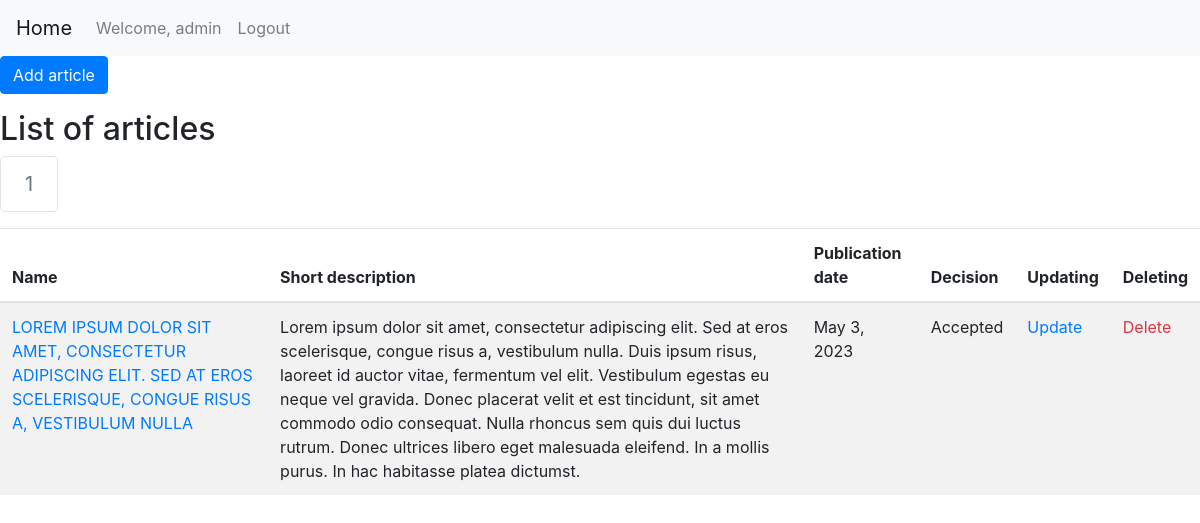
/my_articles/1 (signed in), run on an earlier commit of the app's database.
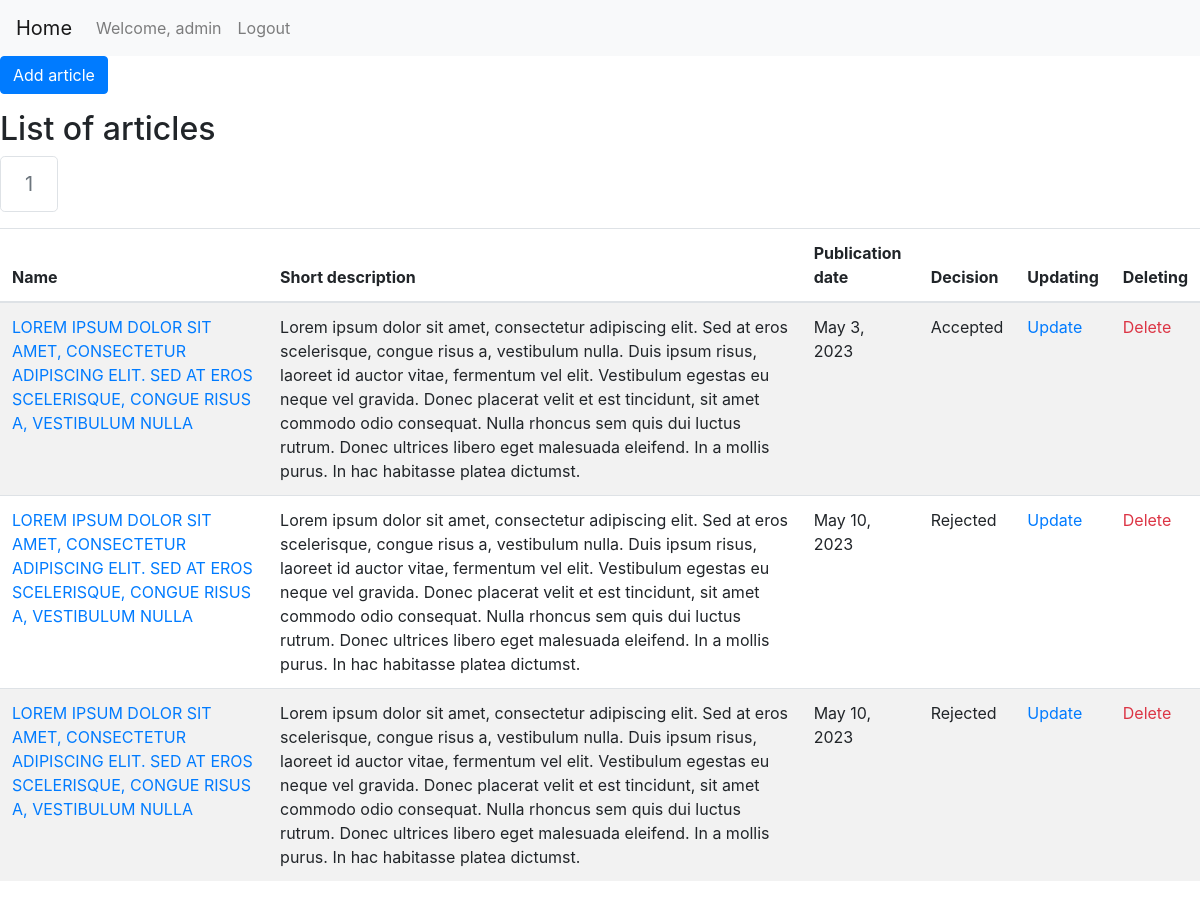
And on a later commit of the database.
### journal_website/models.py (models this page shows, shortened)
class Article(models.Model):
    name = models.ForeignKey(String, related_name="article_name", on_delete=models.CASCADE)
    short_description = models.ForeignKey(String, related_name="article_short_description", on_delete=models.CASCADE)
    publication_date = models.DateField()
    file_name = models.TextField()
    authors = models.ForeignKey(String, related_name="article_authors", on_delete=models.CASCADE)
    user = models.ForeignKey(User, related_name="article_custom_user", on_delete=models.SET_NULL, null=True)
    volume = models.ForeignKey(Volume, related_name="article_volume", on_delete=models.SET_NULL, null=True)
    category = models.ForeignKey(Category, related_name="article_category", on_delete=models.SET_NULL, null=True)
    DECISIONS = [("accepted", "Accepted"), ("rejected", "Rejected"), ("awaiting_decision", "Awaiting decision")]
    decision = models.CharField(max_length=20, choices=DECISIONS)
    class Meta:
        verbose_name_plural = "articles"

class String(models.Model):
    russian = models.TextField()
    english = models.TextField(blank=True, null=True)
    def __str__(self):
        return self.english
    class Meta:
        verbose_name_plural = "strings"

### journal_website/views.py (the view)
# urls.py: path("my_articles/<int:number_of_page>", views.display_page_with_articles_for_specific_user, name="specific_user_articles_with_pagination"),
@login_required
def display_page_with_articles_for_specific_user(request: WSGIRequest, number_of_page: int) -> HttpResponse:
	pagination_for_articles = article.get_pagination_for_list_of_articles(list_of_articles=article.get_all_articles_for_user(request.user), number_of_articles_per_page=5, number_of_page_to_display=number_of_page)
	return render(request, "article/articles_for_specific_user.html", {"pagination_for_articles": pagination_for_articles})

### journal_website/repositories/ArticleRepository.py (called while the page is built)
    def get_all_articles_for_user(self, user: SimpleLazyObject) -> QuerySet:
        return self.__article_model.objects.filter(user=user)

    def get_pagination_for_list_of_articles(self, list_of_articles: QuerySet, number_of_articles_per_page: int, number_of_page_to_display: int) -> Page:
        paginator = Paginator(list_of_articles, per_page=number_of_articles_per_page)
        return paginator.get_page(number_of_page_to_display)

### journal_website/templates/article/articles_for_specific_user.html (shortened to what this page needs)
{% extends 'main/layout.html' %}
{% block body %}
{% load crispy_forms_tags %}
<body>
<nav class="navbar navbar-expand-lg navbar-light bg-light">
    <a class="navbar-brand" href="/">Home</a>
    <div class="collapse navbar-collapse" id="navbarText">
      <ul class="navbar-nav mr-auto">
        {% if user.is_authenticated %}
        <li class="nav-item">
          <a class="nav-link" href="#">Welcome, {{user.username}}</a>
        </li>
        <li class="nav-item">
          <a class="nav-link" href="/logout">Logout</a>
        </li>
        {% endif %}
      </ul>
    </div>
</nav>
<p><a href="{% url 'scientific_publications_with_pagination' 1 %}" class="btn btn-primary">Add article</a></p>
<h2>List of articles</h2>
<nav aria-label="Page navigation">
  <ul class="pagination pagination-lg">
    {% block pagination %}
    {% for number_of_page in pagination_for_articles.paginator.get_elided_page_range %}
        {% if number_of_page == pagination_for_articles.paginator.ELLIPSIS %}
          {{ number_of_page }}
        {% else %}
          {% if number_of_page == pagination_for_articles.number %}
            <li class="page-item disabled">
              <a class="page-link" href="#" tabindex="-1">{{ number_of_page }}</a>
            </li>
          {% else %}
              <li class="page-item"><a class="page-link" href="{% url 'specific_user_articles_with_pagination' number_of_page %}">{{ number_of_page }}</a></li>
          {% endif %}
        {% endif %}
    {% endfor %}
    {% endblock %}
  </ul>
</nav>
<div class="table-responsive">
  <table class="table table-striped">
    <thead>
      <tr>
        <th>Name</th>
        <th>Short description</th>
        <th>Publication date</th>
        <th>Decision</th>
        <th>Updating</th>
        <th>Deleting</th>
      </tr>
    </thead>
    <tbody>
      {% block article %}
        {% for article in pagination_for_articles %}
          <tr>
            <td><a href="{% url 'article_details' article.pk %}">{{ article.name }}</a></td>
            <td>{{ article.short_description }}</td>
            <td>{{ article.publication_date }}</td>
            <td>{{ article.get_decision_display }}</td>
            <td><a href="{% url 'update_article' article.pk %}">Update</a></td>
            <td><a class="text-danger" href="{% url 'delete_article' article.pk %}">Delete</a></td>
          </tr>
        {% endfor %}
      {% endblock %}
    </tbody>
  </table>
</div>
</body>
{% endblock %}

What changed in the data, as far as the page shows it:
added Article: name "LOREM IPSUM DOLOR SIT AMET, CONSECTETUR ADIPISCING ELIT. SED AT EROS SCELERISQUE, CONGUE RISUS A, VESTIBULUM NULLA", short_description "Lorem ipsum dolor sit amet, consectetur adipiscing elit. Sed at eros scelerisque, congue risus a, vestibulum nulla. Duis ipsum risus, laoreet id auctor vitae, fermentum vel elit. Vestibulum egestas eu neque vel gravida. Donec placerat velit et est tincidunt, sit amet commodo odio consequat. Nulla rhoncus sem quis dui luctus rutrum. Donec ultrices libero eget malesuada eleifend. In a mollis purus. In hac habitasse platea dictumst.", publication_date "May 10, 2023", decision "Rejected"
added Article: name "LOREM IPSUM DOLOR SIT AMET, CONSECTETUR ADIPISCING ELIT. SED AT EROS SCELERISQUE, CONGUE RISUS A, VESTIBULUM NULLA", short_description "Lorem ipsum dolor sit amet, consectetur adipiscing elit. Sed at eros scelerisque, congue risus a, vestibulum nulla. Duis ipsum risus, laoreet id auctor vitae, fermentum vel elit. Vestibulum egestas eu neque vel gravida. Donec placerat velit et est tincidunt, sit amet commodo odio consequat. Nulla rhoncus sem quis dui luctus rutrum. Donec ultrices libero eget malesuada eleifend. In a mollis purus. In hac habitasse platea dictumst.", publication_date "May 10, 2023", decision "Rejected"
